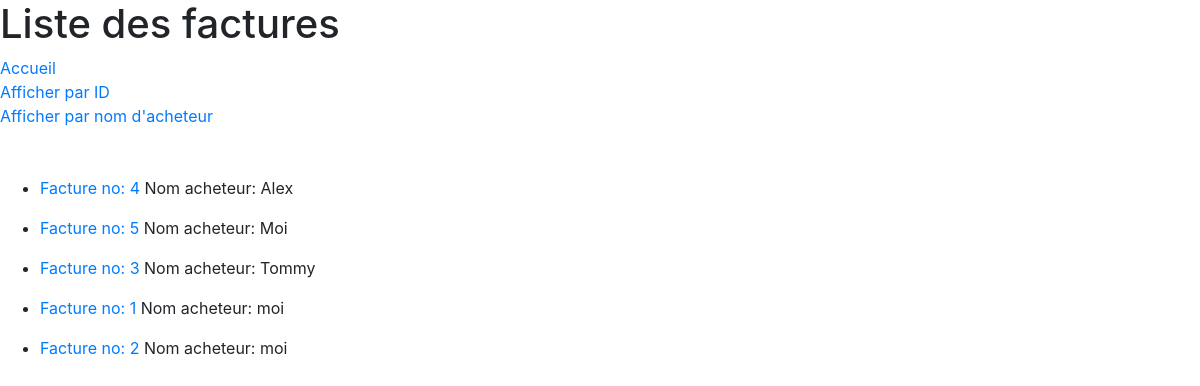
The page /magasin/facture/list/?orderby=nom_acheteur on the database its author committed.
### magasin/models.py (models this page shows)
class Facture(models.Model):
    voitureVendue = models.ForeignKey(
        'Voiture',
        on_delete=models.DO_NOTHING,
    )
    montant = models.FloatField()
    nom_acheteur = models.CharField(max_length=50)
    def get_absolute_url(self):
        return reverse('magasin:facture-detail', kwargs={'pk': self.pk})

### magasin/views.py (the view)
# urls.py: path('facture/list/', FactureList.as_view(), name='facture-list'),
class FactureList(ListView):
    model = Facture
    context_object_name = 'facture_list'
    fields = '__all__'
    def get_ordering(self):
        ordering = self.request.GET.get('orderby', 'id')
        return ordering

### magasin/templates/magasin/facture_list.html
{% extends "magasin/base.html" %}
{% block content %}
<h1>Liste des factures</h1>
<a href="/">Accueil</a><br>
<a href="{% url 'magasin:facture-list' %}">Afficher par ID</a><br>
<a href="{% url 'magasin:facture-list' %}?orderby=nom_acheteur">Afficher par nom d'acheteur</a><br>
<br><br>
  {% if facture_list %}
  <ul>
    {% for facture in facture_list %}
      <li>
        <p><a href="{{ facture.get_absolute_url }}">
			Facture no: {{ facture.id }}</a> Nom acheteur: {{ facture.nom_acheteur }} </p>
      </li>
    {% endfor %}
  </ul>
  {% else %}
    <p>Aucune facture à afficher.</p>
  {% endif %}
{% endblock content %}

### rows shown on the page
Facture: id "4", nom_acheteur "Alex"
Facture: id "5", nom_acheteur "Moi"
Facture: id "3", nom_acheteur "Tommy"
Facture: id "1", nom_acheteur "moi"
Facture: id "2", nom_acheteur "moi"
